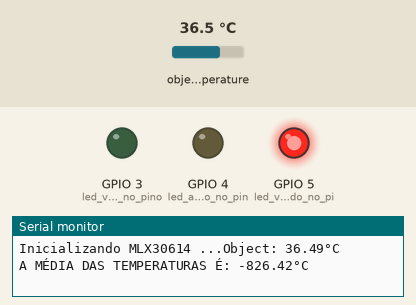
The sketch below on a simulated ESP32. Parts: output pins drawn as LEDs (lit = HIGH), the last lines printed to the serial monitor. Inputs (shaded band) come from the test bench; at power-on: object temperature 36.5 °C.

Above: at 0.1 s.
At 5.1 s:
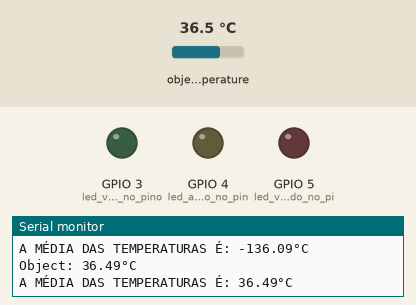
Timing chart, 0 to 6.6 s (numbered marks = the images above):
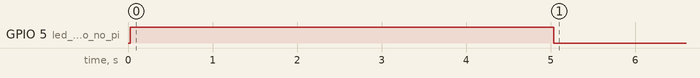

The sketch:

temp_tcc_atualizado.ino
```cpp
/*======================================================================================================
   MLX90614 ------------- Arduino
   VDD ------------------ 3.3V
   VSS ------------------ GND
   SDA ------------------ SDA (A4 on older boards)
   SCL ------------------ SCL (A5 on older boards)
======================================================================================================*/


// Inclusão das bibliotecas necessárias
#include <Wire.h>
#include <SparkFunMLX90614.h>

#define amostra 6 //Tamanho da amostra que ficará armazenada na lista encadeada simples

//Criação da variável e do vetor que receberá os valores lidos pelo sensor
IRTherm temp;
double vetor_temp[amostra]; //Declaração do vetor para armazenar a temperatura obtida
int flag; //Flag para indicar que o vetor foi preenchido por completo por dados obtidos pelo menos uma vez
int fim_inicializacao; //Flag para indicar que o vetor foi preenchido por completo por dados obtidos pelo menos uma vez

//Inicialização do sensor e determinação da unidade de medição das temperaturas
void setup()
{
  pinMode(3, OUTPUT); //led verde ligado no pino 2 de saída do ESP32
  pinMode(4, OUTPUT); //led amarelo ligado no pino 4 de saída do ESP32
  pinMode(5, OUTPUT); //led vermelho ligado no pino 5 de saída do ESP32

  Serial.begin(9600);
  temp.begin();
  temp.setUnit(TEMP_C);

  Serial.print("Inicializando MLX30614 ...");

  for (int i=0 ; i<amostra; i++){
          vetor_temp[i] = -999;


        }
}


//Loop de leitura de temperatura para o objeto a ser medido
void loop()
{
  if (temp.read())
  {
    Serial.print("Object: " + String(temp.object(), 2));
    Serial.println("°C");
    Serial.println();
    flag = 0;

        //Função para verificar se o vetor da lista já foi preenchido por completo pelo menos uma vez
        if (fim_inicializacao != amostra-1){
          for (int i=0; i<amostra; i++){ //Função para preencher o vetor da lista pela primeira vez
            if (vetor_temp[i] == -999){ //Se o valor no index analisado for igual a -999, significa que aquele espaço ainda não recebeu nenhum dado
              vetor_temp[i] = temp.object(); //Espaço vazio igual ao valor de temperatura obtido
              flag = 1; //Bandeira sinaiza que entrou naquela função e impede que o mesmo dado seja adicionado mais de uma vez no vetor da lista
              fim_inicializacao = i; //Atualiza o valor da variável "fim_inicialização"
              break; //Sai da função "for" pois o dado já foi alocado a um espaço vazio
            }
          }
        }

        if (flag == 0){
          for (int j=0; j<(amostra-1); j++){
            //Movendo os valores dentro da lista, removendo o primeiro valor contido na lista (FIFO)
            vetor_temp[j] = vetor_temp[j+1];

          }
          //Atualizando o último valor obtido na lista
          vetor_temp[amostra-1] = temp.object();
        }
         //Variáveis para guardar valores de soma e média de temperatura
        float soma_temp = 0.00;
        float media_temp = 0.00;

        //Função para somar todos os dados de temperatura que possuem na lista
        for (int i=0; i<amostra; i++){
          soma_temp += vetor_temp[i];
        }

        //Média dos dados obtidos na listas
        media_temp = soma_temp/amostra;
        Serial.println("");
        Serial.print("A MÉDIA DAS TEMPERATURAS É: ");
        Serial.print(media_temp);
        Serial.println("°C");
        if (media_temp>=36 and media_temp<=37.5)  {
          digitalWrite(2, HIGH); //Manipulando o estado do LED Verde
          digitalWrite(4, LOW); //Manipulando o estado do LED Amarelo
          digitalWrite(5, LOW); //Manipulando o estado do LED Vermelho
        }
        //Função para verificar se a média obtida está fora do esperado, entretando nada crítico, se sim, ascende o LED Amarelo
        if ((media_temp<36 and media_temp>35.5) or (media_temp>37.5 and media_temp<=38.5)){
          digitalWrite(2, LOW); //Manipulando o estado do LED Verde
          digitalWrite(4, HIGH); //Manipulando o estado do LED Amarelo
          digitalWrite(5, LOW); //Manipulando o estado do LED Vermelho
        }
        //Função para verificar se a média obtida está crítica, se sim, ascendo o LED Vermelho
        if (media_temp<35.5 or media_temp>38.5){
          digitalWrite(2, LOW); //Manipulando o estado do LED Verde
          digitalWrite(4, LOW); //Manipulando o estado do LED Amarelo
          digitalWrite(5, HIGH); //Manipulando o estado do LED Vermelho
        }
  }
  delay(1000);
}
```

Measured:
- by itself, GPIO 5 (led_vermelho_ligado_no_pi): LOW → HIGH at 0.03 s, → LOW 5.0 s later
